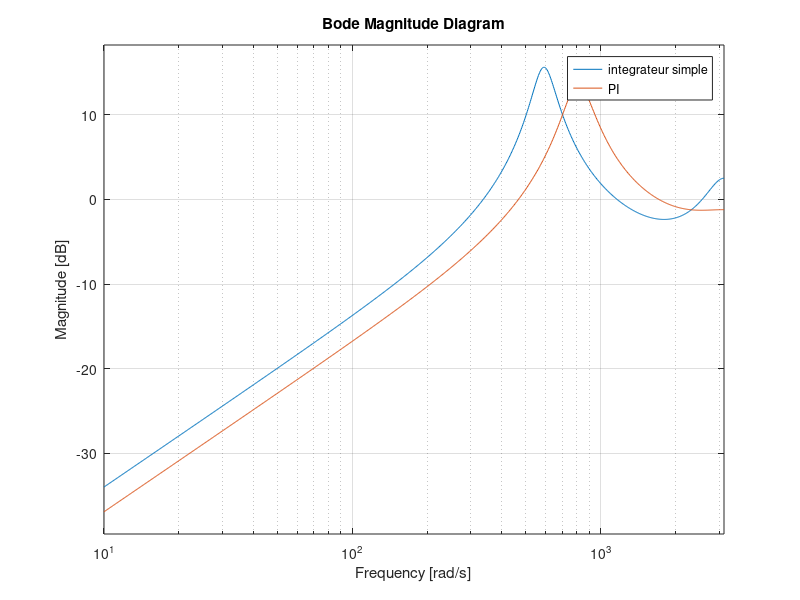

The MATLAB source for this figure:
fs = 1000;
K = tf([0.5],[1,-1],1/fs);
G = tf([1],[1,0,0],1/fs);
S = feedback(1,G*K);
max(abs(eig(S)))

K2 = tf([0.5,0.2],[1,-1],1/fs);

S2 = feedback(1,G*K2);
max(abs(eig(S2)))

figure()
bodemag(S,S2)
legend('integrateur simple', 'PI')
K3 = tf([0.5],[1,-0.99],1/fs);
% figure()
% bodemag(K,K3)

% figure()
% bodemag(feedback(G*K,G*K),feedback(G*K3,G*K3))

w = logspace(log10(0.00001),log10(pi*fs),10000);
[mag,phase,wout] = bode(S,w);
trapz(wout,log(mag))
[mag,phase,wout] = bode(S2,w);
trapz(wout,log(mag))